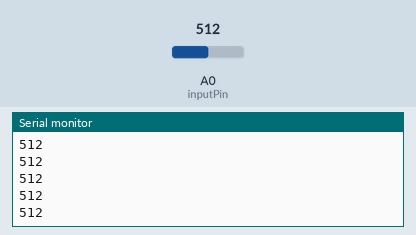
The sketch below on a simulated Arduino Uno, built with avr-gcc and run on an emulated ATmega328P. Shown: the last lines printed to the serial monitor. The inputs (shaded band) are chosen by the test bench; at power-on: A0 (inputPin) = 512.

Above: at 1.2 s.
1.3 s: A0 (inputPin) set to 716
At 1.56 s:
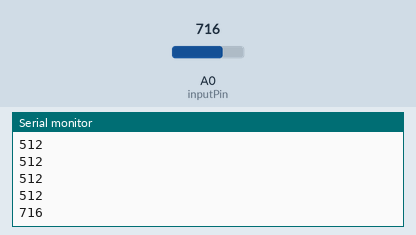
2.8 s: A0 (inputPin) set to 900
At 2.96 s:
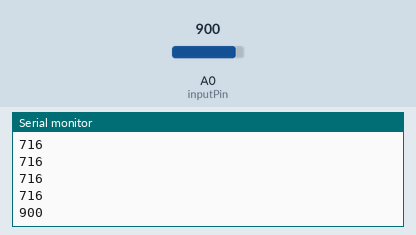
Timing chart, 0 to 5.8 s (numbered marks = the images above; inputs shaded):
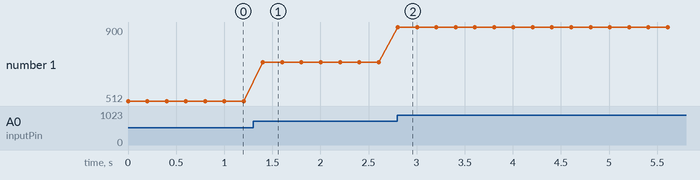

Measured:
- after the input at 1.3 s, the serial monitor: prints a new line after 0.10 s (image 1)
- after the input at 2.8 s, the serial monitor: prints a new line at once (image 2)
- plotted number 1: 512 → 716 after the input at 1.3 s, 716 → 900 after the input at 2.8 s

The sketch:

sketch_mar27c.ino
```cpp
int inputPin = 0; //Index of analog pin used (ex A'0')
long rate = 9600; //Baud rate

void setup() {  //Hook at boot finish
  Serial.begin(rate);
}

void loop() {
  Serial.println(analogRead(inputPin));
  delay(200);
}
```
